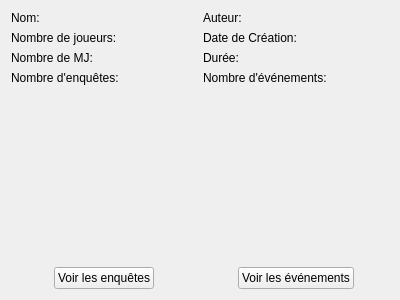
<?xml version="1.0" encoding="UTF-8"?>
<ui version="4.0">
 <class>DataWidget</class>
 <widget class="QWidget" name="DataWidget">
  <property name="geometry">
   <rect>
    <x>0</x>
    <y>0</y>
    <width>400</width>
    <height>300</height>
   </rect>
  </property>
  <property name="windowTitle">
   <string>Form</string>
  </property>
  <layout class="QVBoxLayout" name="verticalLayout_3">
   <item>
    <layout class="QHBoxLayout" name="horizontalLayout_2">
     <item>
      <layout class="QVBoxLayout" name="verticalLayout">
       <item>
        <widget class="QLabel" name="label_name">
         <property name="text">
          <string>Nom:</string>
         </property>
        </widget>
       </item>
       <item>
        <widget class="QLabel" name="label_nbPlayer">
         <property name="text">
          <string>Nombre de joueurs:</string>
         </property>
        </widget>
       </item>
       <item>
        <widget class="QLabel" name="label_nbMJ">
         <property name="text">
          <string>Nombre de MJ:</string>
         </property>
        </widget>
       </item>
       <item>
        <widget class="QLabel" name="label_nbInvestigations">
         <property name="text">
          <string>Nombre d'enquêtes:</string>
         </property>
        </widget>
       </item>
      </layout>
     </item>
     <item>
      <layout class="QVBoxLayout" name="verticalLayout_2">
       <item>
        <widget class="QLabel" name="label_author">
         <property name="text">
          <string>Auteur: </string>
         </property>
        </widget>
       </item>
       <item>
        <widget class="QLabel" name="label_date">
         <property name="text">
          <string>Date de Création:</string>
         </property>
        </widget>
       </item>
       <item>
        <widget class="QLabel" name="label_length">
         <property name="text">
          <string>Durée:</string>
         </property>
        </widget>
       </item>
       <item>
        <widget class="QLabel" name="label_nbEvents">
         <property name="text">
          <string>Nombre d'événements:</string>
         </property>
        </widget>
       </item>
      </layout>
     </item>
    </layout>
   </item>
   <item>
    <spacer name="verticalSpacer">
     <property name="orientation">
      <enum>Qt::Vertical</enum>
     </property>
     <property name="sizeHint" stdset="0">
      <size>
       <width>20</width>
       <height>40</height>
      </size>
     </property>
    </spacer>
   </item>
   <item>
    <layout class="QHBoxLayout" name="horizontalLayout">
     <item alignment="Qt::AlignHCenter">
      <widget class="QPushButton" name="pb_showInvest">
       <property name="text">
        <string>Voir les enquêtes</string>
       </property>
       <property name="icon">
        <iconset resource="../ressources.qrc">
         <normaloff>:/icones/glass</normaloff>:/icones/glass</iconset>
       </property>
      </widget>
     </item>
     <item alignment="Qt::AlignHCenter">
      <widget class="QPushButton" name="pb_showDiary">
       <property name="text">
        <string>Voir les événements</string>
       </property>
       <property name="icon">
        <iconset resource="../ressources.qrc">
         <normaloff>:/icones/log</normaloff>:/icones/log</iconset>
       </property>
      </widget>
     </item>
    </layout>
   </item>
  </layout>
 </widget>
 <resources>
  <include location="../ressources.qrc"/>
 </resources>
 <connections/>
</ui>
